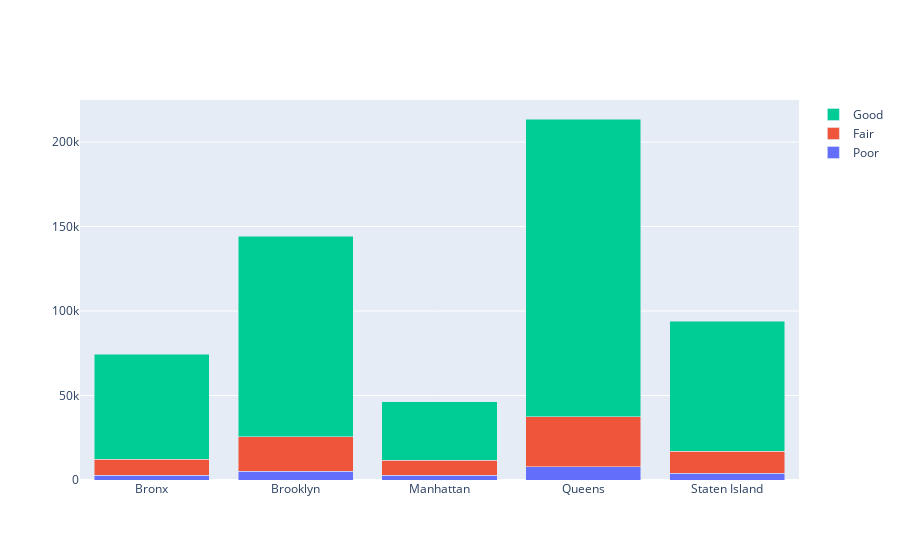

Here is the notebook cell this chart was saved with:
### Code cell
fig = go.Figure(
    data=[
        go.Bar(name='Poor',
               x=boro_health['boroname'].loc[boro_health['health']=='Poor'], 
               y=boro_health['count'].loc[boro_health['health']=='Poor']),
        go.Bar(name='Fair',
               x=boro_health['boroname'].loc[boro_health['health']=='Fair'], 
               y=boro_health['count'].loc[boro_health['health']=='Fair']),
        go.Bar(name='Good',
               x=boro_health['boroname'].loc[boro_health['health']=='Good'], 
               y=boro_health['count'].loc[boro_health['health']=='Good'])
])

fig.update_layout(barmode='stack')

fig.show(
    config= {'displaylogo': False, 
             'displayModeBar': False}
)

### Figure 1 — Plotly figure (JSON) as saved in the notebook; plotly's stock layout.template omitted (floating-point values rounded to 4 significant figures)
{"data": [{"name": "Poor", "type": "bar", "x": ["Bronx", "Brooklyn", "Manhattan", "Queens", "Staten Island"], "y": [2774, 5307, 2831, 7957, 3908]}, {"name": "Fair", "type": "bar", "x": ["Bronx", "Brooklyn", "Manhattan", "Queens", "Staten Island"], "y": [9587, 20298, 8801, 29324, 13215]}, {"name": "Good", "type": "bar", "x": ["Bronx", "Brooklyn", "Manhattan", "Queens", "Staten Island"], "y": [61985, 118480, 34684, 176324, 76799]}], "layout": {"autosize": true, "barmode": "stack", "xaxis": {"autorange": true, "range": [-0.5, 4.5], "type": "category"}, "yaxis": {"autorange": true, "range": [0, 224800.0], "type": "linear"}}}
